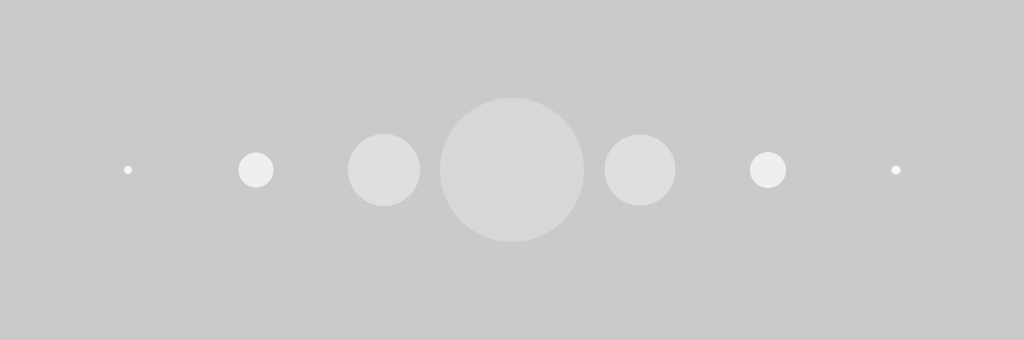
Frame 1 (no input)
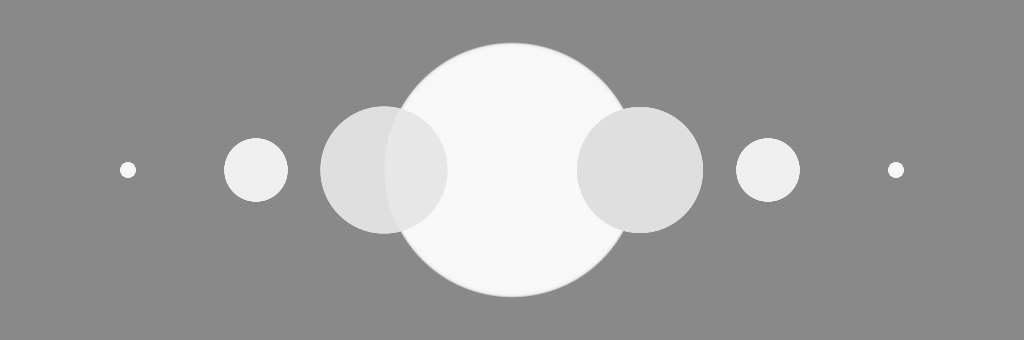
Frame 60 (the mouse pressed at the canvas centre just before this capture)
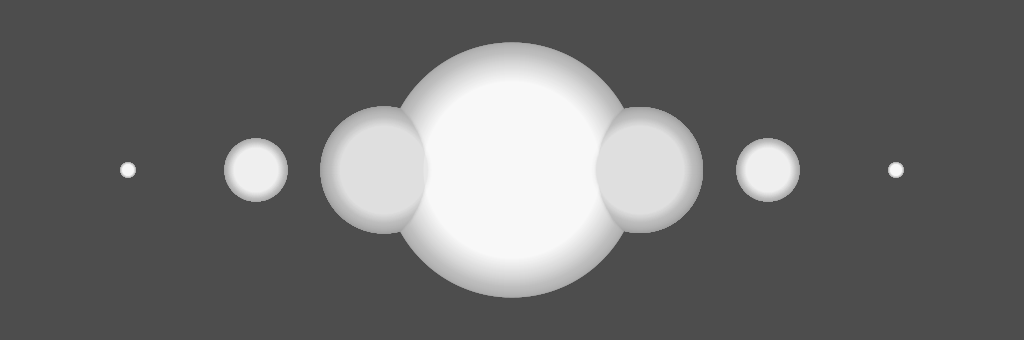
Frame 120 (the mouse held since frame 60 and released just before this capture)

The Processing sketch that drew these frames (run headless with seeded random() and noise(); from frame 60 on, the mouse is pressed at the canvas centre):

// Processing sketch: ANI2012A20_FadingBall5
// ── ANI2012A20_FadingBall5.pde
// ANI2012A20_FadingBall5.pde
// Animation de plusieurs boules lumineuses avec mouvement oscillatoire.
// Chaque instance est stockée dans une liste et est un descendant d'une hiérarchie de classes.
// Les classes sont définies directement dans le fichier où elles sont utilisées.

// classe de type Entity, la racine de l'hiérarchie de classes
class Entity
{
  float positionX;
  float positionY;

  float radius;

  Entity(float x, float y, float r)
  {
    positionX = x;
    positionY = y;

    radius = r;
  }

  void update(){}

  void render(){}
}

// classe de type Ball, qui hérite de Entity, et dont hérite FadingBall
class Ball extends Entity
{
  color colorFill;

  Ball(float x, float y, float r, color c)
  {
    super(x, y, r);
    colorFill = c;
  }

  void update()
  {
    super.update();
  }

  void render()
  {
    super.update();
    fill(colorFill);
  }
}

// classe de type FadingBall, qui hérite de Ball, qui elle hérite de Entity
class FadingBall extends Ball
{
  color colorFill;

  float oscillation;

  FadingBall(float x, float y, float r, color c)
  {
    super(x,y,r,c);
  }

  void update()
  {
    super.update();
    radius = oscillation;
  }

  void render()
  {
    super.render();
    ellipse(positionX, positionY, radius, radius);
  }
}

// paramètre
int period = 5000;

// variables
int index;

float centerX;
float centerY;

ArrayList<FadingBall> list;

void setup()
{
  size(1024, 340);

  centerX = width / 2.0f;
  centerY = height / 2.0f;

  noStroke();

  list = new ArrayList<FadingBall>();

  list.add(new FadingBall(centerX - 384, centerY, 8,   color(255 - 8)));
  list.add(new FadingBall(centerX - 256, centerY, 32,  color(255 - 16)));
  list.add(new FadingBall(centerX - 128, centerY, 64,  color(255 - 32)));
  list.add(new FadingBall(centerX,       centerY, 128, color(255,  64)));
  list.add(new FadingBall(centerX + 128, centerY, 64,  color(255 - 32)));
  list.add(new FadingBall(centerX + 256, centerY, 32,  color(255 - 16)));
  list.add(new FadingBall(centerX + 384, centerY, 8,   color(255 - 8)));
}

void draw()
{
  fade(2);

  list.get(0).oscillation = 8   + int(oscillate(millis(), 8,   period));
  list.get(1).oscillation = 32  + int(oscillate(millis(), 32,  period));
  list.get(2).oscillation = 64  + int(oscillate(millis(), 64,  period));
  list.get(3).oscillation = 128 + int(oscillate(millis(), 128, period));
  list.get(4).oscillation = 64  + int(oscillate(millis(), 63,  period));
  list.get(5).oscillation = 32  + int(oscillate(millis(), 32,  period));
  list.get(6).oscillation = 8   + int(oscillate(millis(), 8,   period));

  for (index = 0; index < list.size(); ++index)
  {
    list.get(index).update();
    list.get(index).render();
  }
}

void fade(float decay)
{
  fill(0, decay);
  rect(0, 0, width, height);
}

float oscillate(float time, float amplitude, float period)
{
  return amplitude * sin(time * 2 * PI / period);
}
